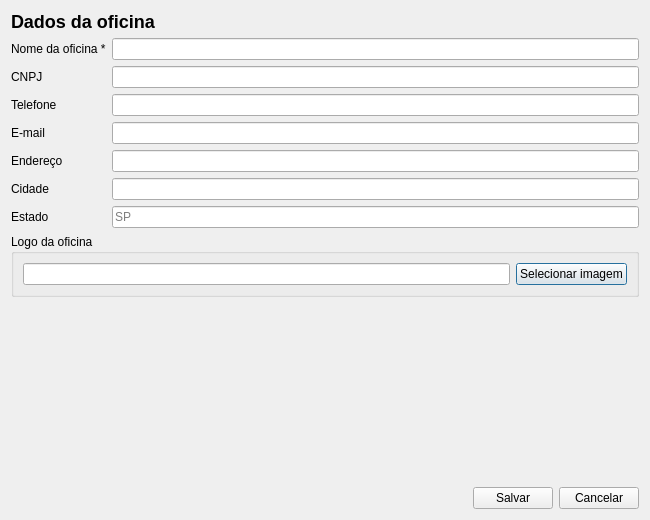
<?xml version="1.0" encoding="UTF-8"?>
<ui version="4.0">
 <class>Configuracoes</class>
 <widget class="QDialog" name="Configuracoes">
  <property name="geometry">
   <rect>
    <x>0</x>
    <y>0</y>
    <width>650</width>
    <height>520</height>
   </rect>
  </property>
  <property name="windowTitle">
   <string>Configurações da Oficina</string>
  </property>
  <layout class="QVBoxLayout" name="verticalLayout">
   <item>
    <widget class="QLabel" name="lblTitulo">
     <property name="styleSheet">
      <string notr="true">font-size: 18px; font-weight: bold;</string>
     </property>
     <property name="text">
      <string>Dados da oficina</string>
     </property>
    </widget>
   </item>
   <item>
    <layout class="QFormLayout" name="formLayout">
     <item row="0" column="0">
      <widget class="QLabel" name="lblNomeOficina">
       <property name="text">
        <string>Nome da oficina *</string>
       </property>
      </widget>
     </item>
     <item row="0" column="1">
      <widget class="QLineEdit" name="txtNomeOficina"/>
     </item>
     <item row="1" column="0">
      <widget class="QLabel" name="lblCnpj">
       <property name="text">
        <string>CNPJ</string>
       </property>
      </widget>
     </item>
     <item row="1" column="1">
      <widget class="QLineEdit" name="txtCnpj"/>
     </item>
     <item row="2" column="0">
      <widget class="QLabel" name="lblTelefone">
       <property name="text">
        <string>Telefone</string>
       </property>
      </widget>
     </item>
     <item row="2" column="1">
      <widget class="QLineEdit" name="txtTelefone"/>
     </item>
     <item row="3" column="0">
      <widget class="QLabel" name="lblEmail">
       <property name="text">
        <string>E-mail</string>
       </property>
      </widget>
     </item>
     <item row="3" column="1">
      <widget class="QLineEdit" name="txtEmail"/>
     </item>
     <item row="4" column="0">
      <widget class="QLabel" name="lblEndereco">
       <property name="text">
        <string>Endereço</string>
       </property>
      </widget>
     </item>
     <item row="4" column="1">
      <widget class="QLineEdit" name="txtEndereco"/>
     </item>
     <item row="5" column="0">
      <widget class="QLabel" name="lblCidade">
       <property name="text">
        <string>Cidade</string>
       </property>
      </widget>
     </item>
     <item row="5" column="1">
      <widget class="QLineEdit" name="txtCidade"/>
     </item>
     <item row="6" column="0">
      <widget class="QLabel" name="lblEstado">
       <property name="text">
        <string>Estado</string>
       </property>
      </widget>
     </item>
     <item row="6" column="1">
      <widget class="QLineEdit" name="txtEstado">
       <property name="maxLength">
        <number>2</number>
       </property>
       <property name="placeholderText">
        <string>SP</string>
       </property>
      </widget>
     </item>
    </layout>
   </item>
   <item>
    <widget class="QGroupBox" name="grpLogo">
     <property name="title">
      <string>Logo da oficina</string>
     </property>
     <layout class="QHBoxLayout" name="layoutLogo">
      <item>
       <widget class="QLineEdit" name="txtLogo">
        <property name="readOnly">
         <bool>true</bool>
        </property>
       </widget>
      </item>
      <item>
       <widget class="QPushButton" name="btnSelecionarLogo">
        <property name="text">
         <string>Selecionar imagem</string>
        </property>
       </widget>
      </item>
     </layout>
    </widget>
   </item>
   <item>
    <spacer name="verticalSpacer">
     <property name="orientation">
      <enum>Qt::Vertical</enum>
     </property>
     <property name="sizeHint" stdset="0">
      <size>
       <width>20</width>
       <height>40</height>
      </size>
     </property>
    </spacer>
   </item>
   <item>
    <layout class="QHBoxLayout" name="layoutBotoes">
     <item>
      <spacer name="horizontalSpacer">
       <property name="orientation">
        <enum>Qt::Horizontal</enum>
       </property>
       <property name="sizeHint" stdset="0">
        <size>
         <width>40</width>
         <height>20</height>
        </size>
       </property>
      </spacer>
     </item>
     <item>
      <widget class="QPushButton" name="btnSalvar">
       <property name="text">
        <string>Salvar</string>
       </property>
      </widget>
     </item>
     <item>
      <widget class="QPushButton" name="btnCancelar">
       <property name="text">
        <string>Cancelar</string>
       </property>
      </widget>
     </item>
    </layout>
   </item>
  </layout>
 </widget>
 <resources/>
 <connections/>
</ui>
